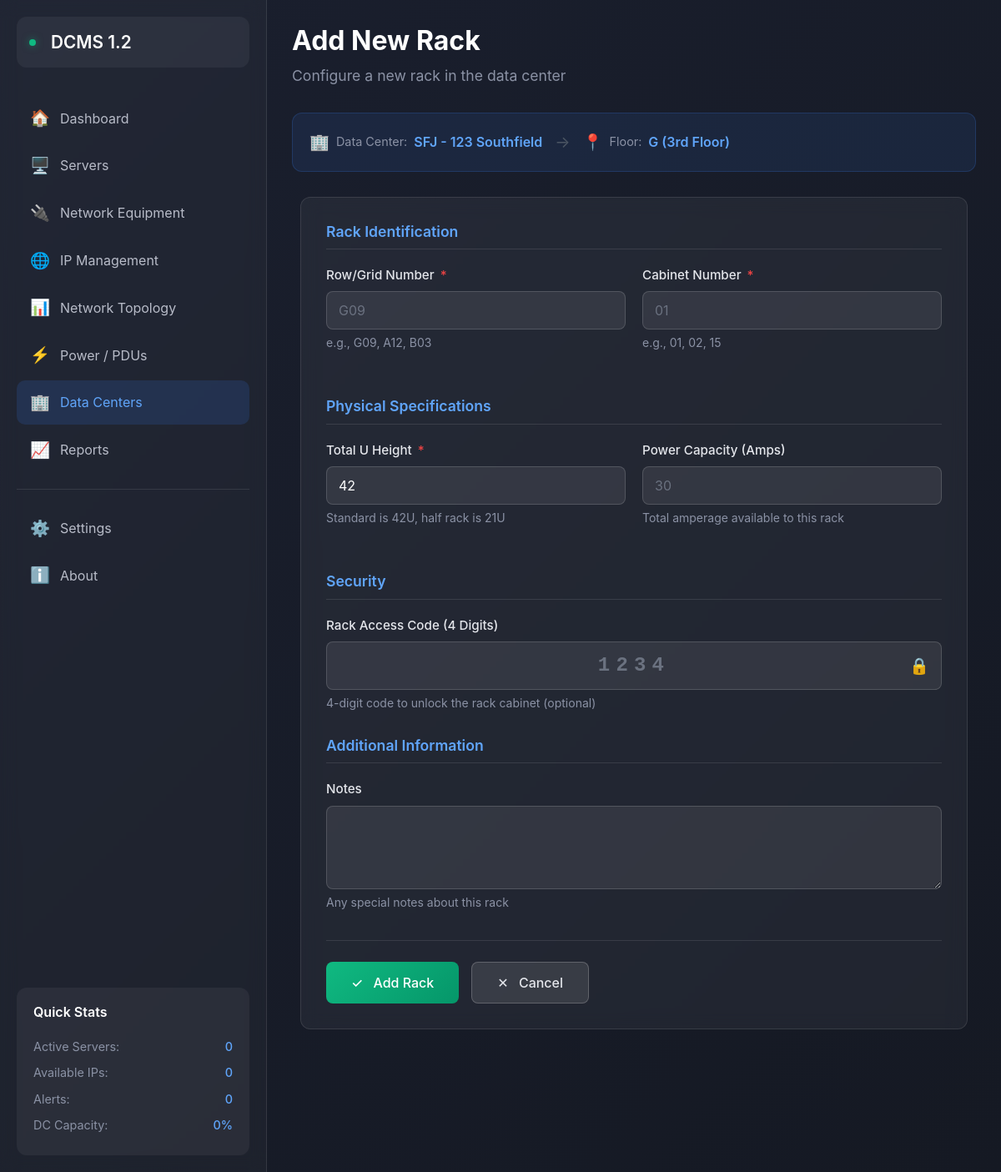
The app's page /datacenters/add-rack/1 with its own data.
### models/datacenter.py (models this page shows, shortened)
class DataCenter(db.Model):
    __tablename__ = 'datacenters'
    id = db.Column(db.Integer, primary_key=True)
    code = db.Column(db.String(3), unique=True, nullable=False)  # SFJ, LAX, etc.
    name = db.Column(db.String(100), nullable=False)  # San Francisco Junction
    address = db.Column(db.String(200))
    contact_phone = db.Column(db.String(20))
    contact_email = db.Column(db.String(100))
    notes = db.Column(db.Text)
    created_at = db.Column(db.DateTime, default=datetime.utcnow)
    updated_at = db.Column(db.DateTime, default=datetime.utcnow, onupdate=datetime.utcnow)
    floors = db.relationship('Floor', backref='datacenter', lazy='dynamic', cascade='all, delete-orphan')

class Floor(db.Model):
    __tablename__ = 'floors'
    id = db.Column(db.Integer, primary_key=True)
    datacenter_id = db.Column(db.Integer, db.ForeignKey('datacenters.id'), nullable=False)
    provider_designation = db.Column(db.String(10), nullable=False)  # G, A, B, etc.
    actual_floor = db.Column(db.String(20), nullable=False)  # 1st, 2nd, 3rd, 4th, Basement
    description = db.Column(db.String(100))
    created_at = db.Column(db.DateTime, default=datetime.utcnow)
    racks = db.relationship('Rack', backref='floor', lazy='dynamic', cascade='all, delete-orphan')

### routes/datacenters.py (the view, shortened to what this page needs)
@datacenters_bp.route('/add-rack/<int:floor_id>', methods=['GET', 'POST'])
def add_rack(floor_id):
    floor = Floor.query.get_or_404(floor_id)
    form = RackForm()
    return render_template('datacenters/add_rack.html', form=form, floor=floor)

### templates/datacenters/add_rack.html (shortened to what this page needs)
{% extends "base.html" %}
{% block content %}
<div class="page-header">
    <h1 class="page-title">Add New Rack</h1>
    <p class="page-subtitle">Configure a new rack in the data center</p>
</div>
<div class="context-bar">
    <div class="context-path">
        <div class="context-item">
            <span class="context-icon">🏢</span>
            <span class="context-label">Data Center:</span>
            <span class="context-value">{{ floor.datacenter.code }} - {{ floor.datacenter.name }}</span>
        </div>
        <span class="context-separator">→</span>
        <div class="context-item">
            <span class="context-icon">📍</span>
            <span class="context-label">Floor:</span>
            <span class="context-value">{{ floor.provider_designation }} ({{ floor.actual_floor }})</span>
        </div>
    </div>
</div>
<div class="form-container">
    <div class="form-card">
        <form method="POST" action="{{ url_for('datacenters.add_rack', floor_id=floor.id) }}" novalidate>
            <div class="form-section">
                <h3 class="form-section-title">Rack Identification</h3>
                <div class="form-row">
                    <div class="form-group">
                        <label for="{{ form.row_number.id }}" class="form-label">
                            Row/Grid Number <span class="required">*</span>
                        </label>
                        {{ form.row_number(class="form-control" + (" is-invalid" if form.row_number.errors else ""), id="rowNumber") }}
                        <small class="form-text">e.g., G09, A12, B03</small>
                    </div>
                    <div class="form-group">
                        <label for="{{ form.cabinet_number.id }}" class="form-label">
                            Cabinet Number <span class="required">*</span>
                        </label>
                        {{ form.cabinet_number(class="form-control" + (" is-invalid" if form.cabinet_number.errors else ""), id="cabinetNumber") }}
                        <small class="form-text">e.g., 01, 02, 15</small>
                    </div>
                </div>
            </div>
            <div class="form-section">
                <h3 class="form-section-title">Physical Specifications</h3>
                <div class="form-row">
                    <div class="form-group">
                        <label for="{{ form.u_height.id }}" class="form-label">
                            Total U Height <span class="required">*</span>
                        </label>
                        {{ form.u_height(class="form-control" + (" is-invalid" if form.u_height.errors else "")) }}
                        <small class="form-text">Standard is 42U, half rack is 21U</small>
                    </div>
                    <div class="form-group">
                        <label for="{{ form.power_capacity.id }}" class="form-label">
                            Power Capacity (Amps)
                        </label>
                        {{ form.power_capacity(class="form-control" + (" is-invalid" if form.power_capacity.errors else "")) }}
                        <small class="form-text">Total amperage available to this rack</small>
                    </div>
                </div>
            </div>
            <div class="form-section">
                <h3 class="form-section-title">Security</h3>
                <div class="form-group">
                    <label for="{{ form.rack_code.id }}" class="form-label">
                        Rack Access Code (4 Digits)
                    </label>
                    <div class="rack-code-wrapper">
                        {{ form.rack_code(class="form-control rack-code-input" + (" is-invalid" if form.rack_code.errors else "")) }}
                        <span class="rack-code-lock">🔒</span>
                    </div>
                    <small class="form-text">4-digit code to unlock the rack cabinet (optional)</small>
                </div>
            </div>
            <div class="form-section">
                <h3 class="form-section-title">Additional Information</h3>
                <div class="form-group">
                    <label for="{{ form.notes.id }}" class="form-label">Notes</label>
                    {{ form.notes(class="form-control") }}
                    <small class="form-text">Any special notes about this rack</small>
                </div>
            </div>
            <div class="button-group">
                <button type="submit" class="btn btn-success">
                    <span style="margin-right: 8px;">✓</span> Add Rack
                </button>
                <a href="{{ url_for('datacenters.index') }}" class="btn btn-cancel">
                    <span style="margin-right: 8px;">✕</span> Cancel
                </a>
            </div>
        </form>
    </div>
</div>
{% endblock %}

### templates/base.html (style rules this page uses)
* { margin: 0; padding: 0; box-sizing: border-box; }
body { background: linear-gradient(135deg, #1a1f2e 0%, #151923 100%); color: #e4e6eb; font-family: -apple-system, BlinkMacSystemFont, 'Segoe UI', Roboto, Oxygen, Ubuntu, sans-serif; min-height: 100vh; display: flex; }
.page-header { margin-bottom: 30px; }
.page-title { font-size: 2rem; font-weight: 700; color: #fff; margin-bottom: 10px; }
.page-subtitle { color: #8b92a5; font-size: 1.1rem; }

### templates/datacenters/add_rack.html (style rules this page uses)
.context-bar { background: rgba(59, 130, 246, 0.1); border: 1px solid rgba(59, 130, 246, 0.2); border-radius: 12px; padding: 20px; margin-bottom: 30px; }
.context-path { display: flex; align-items: center; gap: 15px; flex-wrap: wrap; }
.context-item { display: flex; align-items: center; gap: 8px; }
.context-icon { font-size: 1.2rem; }
.context-label { color: #8b92a5; font-size: 0.9rem; }
.context-value { color: #60a5fa; font-weight: 600; }
.context-separator { color: #4b5563; font-size: 1.2rem; }
.form-container { max-width: 800px; margin: 0 auto; }
.form-card { background: rgba(255, 255, 255, 0.05); backdrop-filter: blur(10px); border: 1px solid rgba(255, 255, 255, 0.1); border-radius: 12px; padding: 30px; }
.form-section { margin-bottom: 30px; }
.form-section-title { color: #60a5fa; font-size: 1.1rem; font-weight: 600; margin-bottom: 20px; padding-bottom: 10px; border-bottom: 1px solid rgba(255, 255, 255, 0.1); }
.form-group { margin-bottom: 25px; }
.form-label { display: block; color: #e4e6eb; font-weight: 500; margin-bottom: 8px; font-size: 0.95rem; }
.form-label .required { color: #ef4444; margin-left: 3px; }
.form-control { width: 100%; background: rgba(255, 255, 255, 0.08); border: 1px solid rgba(255, 255, 255, 0.15); border-radius: 8px; padding: 10px 14px; color: #fff; font-size: 1rem; transition: all 0.2s ease; }
.form-control::placeholder { color: #6b7280; }
textarea.form-control { resize: vertical; min-height: 100px; font-family: inherit; }
.rack-code-input { font-size: 1.5rem; letter-spacing: 0.3em; text-align: center; font-weight: 600; font-family: 'Courier New', monospace; }
.rack-code-wrapper { position: relative; }
.rack-code-lock { position: absolute; right: 15px; top: 50%; transform: translateY(-50%); font-size: 1.2rem; color: #60a5fa; }
.form-text { display: block; color: #8b92a5; font-size: 0.875rem; margin-top: 5px; }
.button-group { display: flex; gap: 15px; margin-top: 35px; padding-top: 25px; border-top: 1px solid rgba(255, 255, 255, 0.1); }
.btn-success { background: linear-gradient(135deg, #10b981, #059669); border: none; color: white; padding: 12px 30px; border-radius: 8px; font-weight: 500; transition: all 0.2s ease; cursor: pointer; }
.btn-cancel { background: rgba(255, 255, 255, 0.1); border: 1px solid rgba(255, 255, 255, 0.2); color: #e4e6eb; padding: 12px 30px; border-radius: 8px; font-weight: 500; transition: all 0.2s ease; text-decoration: none; cursor: pointer; }
.form-row { display: grid; grid-template-columns: 1fr 1fr; gap: 20px; }

### records on screen
DataCenter: datacenter.code "SFJ", datacenter.name "123 Southfield"
Floor: provider_designation "G", actual_floor "3rd Floor"
